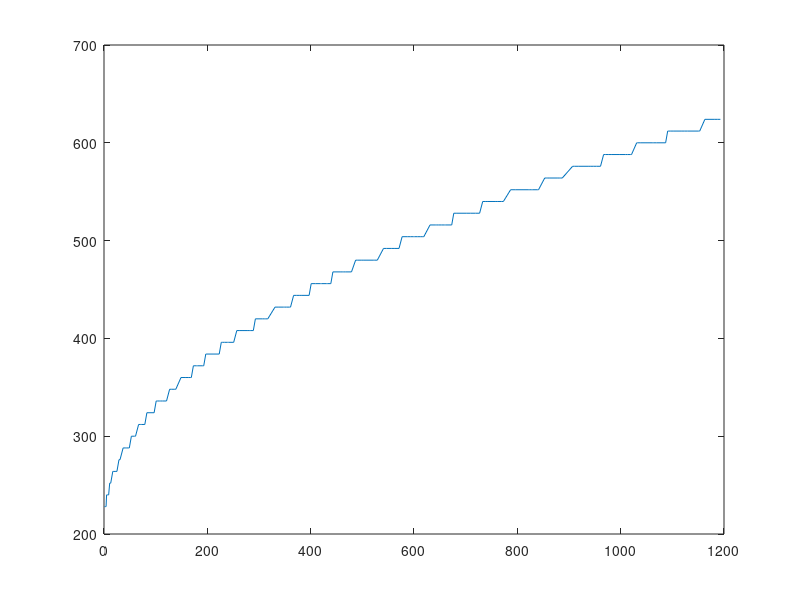

The MATLAB source for this figure:
clc
close all
clear



i=2;
nb=1;

cnt=1;


while(nb<1200)
    clk=1;
    prime=true;
    while(i*i<nb)
        if(mod(nb,i)==0)
            prime=false;
            break;
        end
        i=i+1;
        clk=clk+1;
    end
    if prime
        fprintf("%d est prime\n",nb)
        clk=clk+17;
        clk=clk*12+5+7;%nombre d'instructions * boucle + statique pour chaque init
        clk_count(cnt,1)=clk;
        clk_count(cnt,2)=nb;
        cnt=cnt+1;
    end
    nb=nb+1;
    i=2;
    
end
plot(clk_count(:,2),clk_count(:,1))
%hist(clk_count(:,1))

